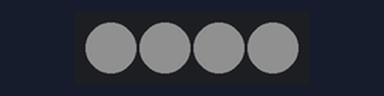
Bench run of a sketch on a simulated Arduino Uno, built with avr-gcc and run on an emulated ATmega328P. Parts: 4 RGB LEDs in strip order, left to right. Dim RGB values are drawn brighter than linear.

Above: at 0.3 s.
At 0.9 s:
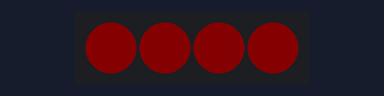
At 1.5 s:
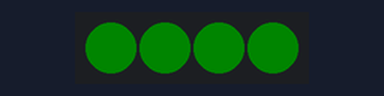
At 2.1 s:
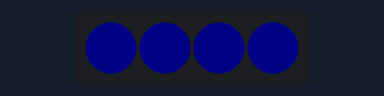
At 2.7 s:
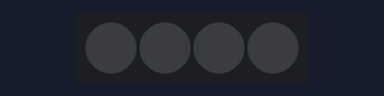
At 5.6 s:
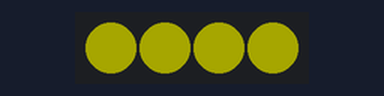
Timing chart, 0 to 7.8 s (numbered marks = the images above):
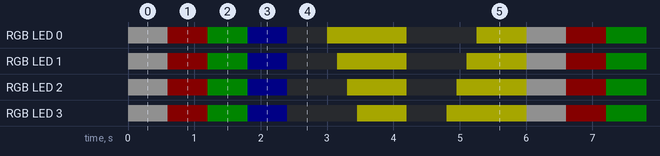

Measured:
- by itself, RGB LED 0: repeats every 6.0 s: RGB(8, 0, 0) 0.60 s, RGB(0, 8, 0) 0.60 s, RGB(0, 0, 8) 0.60 s, off 0.60 s, RGB(40, 40, 0) 1.2 s, off 1.1 s, RGB(40, 40, 0) 0.75 s, RGB(16, 16, 16) 0.60 s
- by itself, RGB LED 3: repeats every 6.0 s: RGB(8, 0, 0) 0.60 s, RGB(0, 8, 0) 0.60 s, RGB(0, 0, 8) 0.60 s, off 1.1 s, RGB(40, 40, 0) 0.75 s, off 0.60 s, RGB(40, 40, 0) 1.2 s, RGB(16, 16, 16) 0.60 s
- by itself, everything shown: repeats every 6.0 s, in 14 steps

The sketch:

L1_RGBLED_demo.ino
```cpp
/*-------------------------------------------------------------------------
// Function: Show how to control the 4-bit RGB led.
// Hardware: OPEN-SMART ONE R3(ATmega328P board), Rich Shield Two
// Software: Arduino-1.8.7 IDE
// Product link: https://www.aliexpress.com/item/1005004421900420.html
// Doc link: https://drive.google.com/drive/folders/1V8sBBzX3-gRwBTCwtvl8yc5dPd1mSby7?usp=sharing
-------------------------------------------------------------------------*/
#include <Adafruit_NeoPixel.h>

#define PIN A3
// Parameter 1 = number of pixels in rgb
// Parameter 2 = Arduino pin number (most are valid)
// Parameter 3 = pixel type flags, add together as needed:
//   NEO_KHZ800  800 KHz bitstream (most NeoPixel products w/WS2812 LEDs)
//   NEO_KHZ400  400 KHz (classic 'v1' (not v2) FLORA pixels, WS2811 drivers)
//   NEO_GRB     Pixels are wired for GRB bitstream (most NeoPixel products)
//   NEO_RGB     Pixels are wired for RGB bitstream (v1 FLORA pixels, not v2)
#define NUM 4
Adafruit_NeoPixel rgb = Adafruit_NeoPixel(NUM, PIN, NEO_GRB + NEO_KHZ800);
#define LEFT_TO_RIGHT 0
#define RIGHT_TO_LEFT 1

void setup() {
  rgb.begin();
  rgb.clear();
  rgb.show();
}

void loop() {
 rgb.setBrightness(40);
  // Some example procedures showing how to display to the pixels:
  colorWipe(rgb.Color(100, 100, 100), 0); // white
  delay(600);
  colorWipe(rgb.Color(50, 0, 0), 0); // Red
  delay(600);
  colorWipe(rgb.Color(0, 50, 0), 0); // Green
  delay(600);
  colorWipe(rgb.Color(0, 0, 50), 0); // Blue
  delay(600);
  colorWipe(rgb.Color(0, 0, 0), 0); // black
  delay(600);
  runLED(0xffff00, LEFT_TO_RIGHT); // yellow
  delay(600);
  colorWipe(rgb.Color(0, 0, 0), 0); // black
  delay(600);
  runLED(0xffff00, RIGHT_TO_LEFT);// yellow
  delay(600);

}

// Fill the dots one after the other with a color
void colorWipe(uint32_t c, uint8_t wait) {
  for(uint16_t i=0; i<NUM; i++) {
      rgb.setPixelColor(i, c);

      //delay(wait);
  }
  rgb.show();
}
void runLED(uint32_t c,  uint8_t direction) {
  if(direction==LEFT_TO_RIGHT)
    for(uint8_t i=0; i<NUM; i++) {
      rgb.setPixelColor(i, c);
	  rgb.show();
      delay(150);
    }
  else
    for(uint8_t i=NUM; i>0; i--) {
      rgb.setPixelColor(i-1, c);
	  rgb.show();
      delay(150);
    }
}


//Theatre-style crawling lights.
void theaterChase(uint32_t c, uint8_t wait) {
  for (int j=0; j<10; j++) {  //do 10 cycles of chasing
    for (int q=0; q < 3; q++) {
      for (int i=0; i < rgb.numPixels(); i=i+3) {
        rgb.setPixelColor(i+q, c);    //turn every third pixel on
      }
      rgb.show();

      delay(wait);

      for (int i=0; i < rgb.numPixels(); i=i+3) {
        rgb.setPixelColor(i+q, 0);        //turn every third pixel off
      }
    }
  }
}
```
